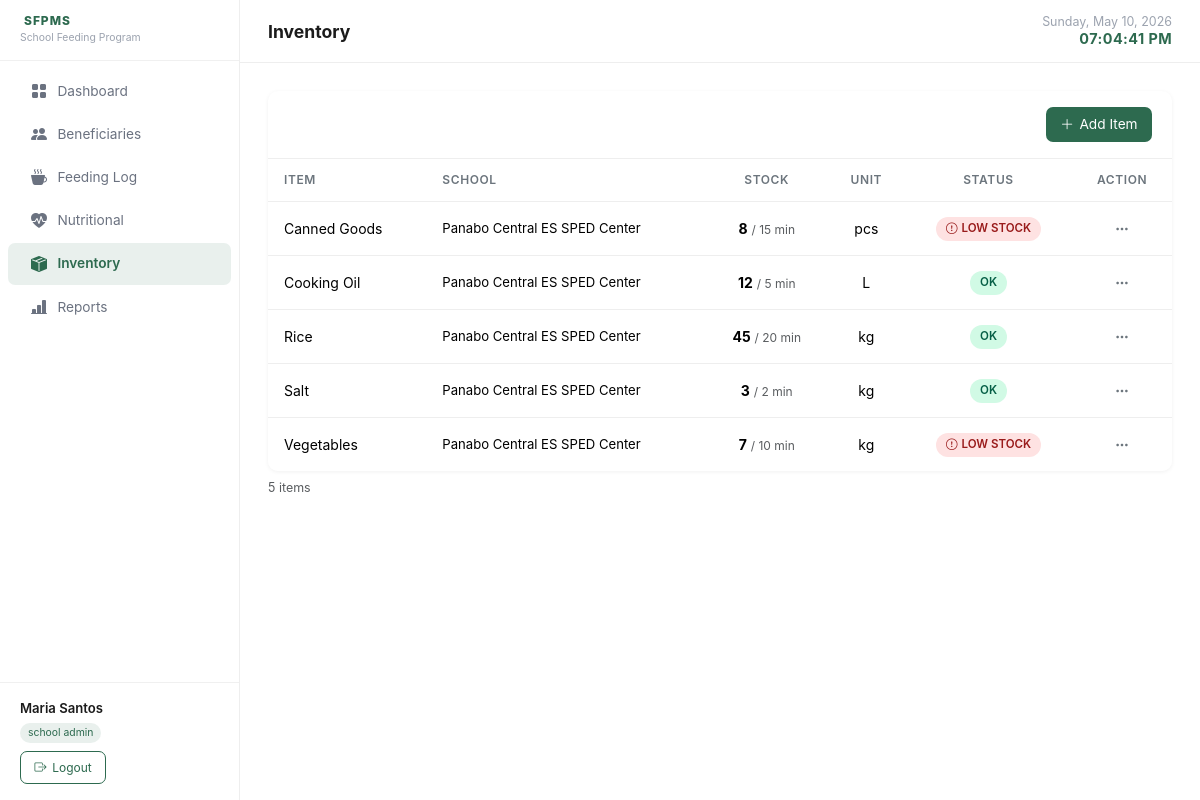
Screenshot of /pages/inventory.php (signed in) with the database file from the repository.
### tables this page shows
CREATE TABLE IF NOT EXISTS inventory (
    id              INT UNSIGNED AUTO_INCREMENT PRIMARY KEY,
    school_id       INT UNSIGNED NOT NULL,
    item_name       VARCHAR(150) NOT NULL,
    unit            VARCHAR(30) NOT NULL DEFAULT 'pcs',
    quantity        DECIMAL(10,2) NOT NULL DEFAULT 0,
    low_stock_threshold DECIMAL(10,2) NOT NULL DEFAULT 10,
    last_updated    TIMESTAMP DEFAULT CURRENT_TIMESTAMP ON UPDATE CURRENT_TIMESTAMP,
    FOREIGN KEY (school_id) REFERENCES schools(id) ON DELETE CASCADE
);

CREATE TABLE IF NOT EXISTS schools (
    id          INT UNSIGNED AUTO_INCREMENT PRIMARY KEY,
    name        VARCHAR(200) NOT NULL,
    address     VARCHAR(300),
    created_at  TIMESTAMP DEFAULT CURRENT_TIMESTAMP
);

### classes/Inventory.php (called while the page is built, shortened)
<?php
class Inventory {
    public static function getAll(?int $schoolId = null): array {
        $pdo    = getPDO();
        $where  = $schoolId ? 'WHERE i.school_id = ?' : '';
        $params = $schoolId ? [$schoolId] : [];
        $sql    = "
            SELECT i.*, s.name AS school_name,
                   IF(i.quantity <= i.low_stock_threshold, 1, 0) AS is_low
            FROM inventory i
            JOIN schools s ON s.id = i.school_id
            {$where}
            ORDER BY s.name, i.item_name
        ";
        $stmt = $pdo->prepare($sql);
        $stmt->execute($params);
        return $stmt->fetchAll();
    }
}

### pages/inventory.php (the view, shortened to what this page needs)
<?php
require_once __DIR__ . '/../classes/Inventory.php';
$user     = Auth::user();
$isSA     = Auth::isSuperAdmin();
$schoolId = $isSA ? null : (int)$user['school_id'];
$schFilter = $isSA ? (($_GET['school_id'] ?? '') ?: null) : $schoolId;
$items     = Inventory::getAll($schFilter);
require_once __DIR__ . '/../includes/header.php';
?>
<div class="table-wrapper">
  <div class="table-header">
    <button class="btn-primary-custom" data-bs-toggle="modal" data-bs-target="#addInvModal">
      <i class="bi bi-plus-lg"></i> Add Item
    </button>
  </div>
  <div class="table-responsive">
    <table class="table" id="inventoryTable">
      <thead>
        <tr>
          <th>Item</th>
          <th>School</th>
          <th class="text-center">Stock</th>
          <th class="text-center">Unit</th>
          <th class="text-center">Status</th>
          <th class="text-center">Action</th>
        </tr>
      </thead>
      <tbody>
        <?php if (empty($items)): ?>
        <tr><td colspan="6" class="text-center text-muted py-4">No inventory items.</td></tr>
        <?php else: ?>
        <?php foreach ($items as $it): ?>
        <tr>
          <td><?= htmlspecialchars($it['item_name']) ?></td>
          <td style="font-size:.82rem;"><?= htmlspecialchars($it['school_name']) ?></td>
          <td class="text-center">
            <strong><?= number_format($it['quantity'], 0) ?></strong>
            <span class="text-muted" style="font-size:.75rem;">/ <?= number_format($it['low_stock_threshold'], 0) ?> min</span>
          </td>
          <td class="text-center"><?= htmlspecialchars($it['unit']) ?></td>
          <td class="text-center">
            <?php if ($it['is_low']): ?>
              <span class="status-badge badge-low"><i class="bi bi-exclamation-circle me-1"></i>LOW STOCK</span>
            <?php else: ?>
              <span class="status-badge badge-ok">OK</span>
            <?php endif; ?>
          </td>
          <td class="text-center">
            <div class="dropdown">
              <button class="btn-dots" data-bs-toggle="dropdown" id="ddInv<?= $it['id'] ?>">
                <i class="bi bi-three-dots"></i>
              </button>
            </div>
          </td>
        </tr>
        <?php endforeach; ?>
        <?php endif; ?>
      </tbody>
    </table>
  </div>
</div>
<p class="text-muted mt-2" style="font-size:.78rem;"><?= count($items) ?> item<?= count($items) !== 1 ? 's' : '' ?></p>
<?php require_once __DIR__ . '/../includes/footer.php'; ?>

### assets/css/app.css (style rules this page uses)
:root { --primary: #2D6A4F; --accent: #52B788; --neutral: #F8F9FA; --text: #1B1B1B; --danger: #DC3545; --sidebar-w: 240px; }
*, *::before, *::after { box-sizing: border-box; }
body { margin: 0; font-family: -apple-system, BlinkMacSystemFont, 'Segoe UI', Roboto, Oxygen, Ubuntu, Cantarell, sans-serif; background: #fff; color: var(--text); min-height: 100vh; }
.table-wrapper { background: #fff; border-radius: 10px; overflow: hidden; box-shadow: 0 1px 4px rgba(0,0,0,.06); }
.table-wrapper .table-header { padding: 1rem 1.25rem; display: flex; align-items: center; justify-content: space-between; gap: .75rem; flex-wrap: wrap; border-bottom: 1px solid #eee; }
.table { margin: 0; }
.table th { font-size: .75rem; font-weight: 600; text-transform: uppercase; letter-spacing: .05em; color: #6c757d; border-bottom: 1px solid #eee; padding: .75rem 1rem; background: #fff; }
.table td { padding: .75rem 1rem; vertical-align: middle; border-bottom: 1px solid #eee; font-size: .875rem; }
.table tbody tr:last-child td { border-bottom: none; }
.badge-low { background: #fee2e2; color: #991b1b; }
.badge-ok { background: #d1fae5; color: #065f46; }
.status-badge { display: inline-block; padding: .2rem .65rem; border-radius: 20px; font-size: .72rem; font-weight: 600; }
.btn-primary-custom { background: var(--primary); color: #fff; border: none; border-radius: 7px; padding: .45rem .9rem; font-size: .855rem; cursor: pointer; transition: background .15s; text-decoration: none; display: inline-flex; align-items: center; gap: .35rem; }
.btn-dots { background: none; border: none; padding: .25rem .5rem; color: #6c757d; cursor: pointer; border-radius: 5px; transition: background .12s; }

### rows the page displays
inventory: item_name "Canned Goods", school.name "Panabo Central ES SPED Center", quantity "8", low_stock_threshold "15", unit "pcs", shows "LOW STOCK"
inventory: item_name "Cooking Oil", school.name "Panabo Central ES SPED Center", quantity "12", low_stock_threshold "5", unit "L", shows "OK"
inventory: item_name "Rice", school.name "Panabo Central ES SPED Center", quantity "45", low_stock_threshold "20", unit "kg", shows "OK"
inventory: item_name "Salt", school.name "Panabo Central ES SPED Center", quantity "3", low_stock_threshold "2", unit "kg", shows "OK"
inventory: item_name "Vegetables", school.name "Panabo Central ES SPED Center", quantity "7", low_stock_threshold "10", unit "kg", shows "LOW STOCK"

### other values shown
$item['label'] "Dashboard"
$item['label'] "Beneficiaries"
$item['label'] "Feeding Log"
$item['label'] "Nutritional"
$item['label'] "Inventory"
$item['label'] "Reports"
$user['name'] "Maria Santos"
str_replace('_', ' ', $user['role']) "school admin"
$pageTitle "Inventory"
count($items) "5"
